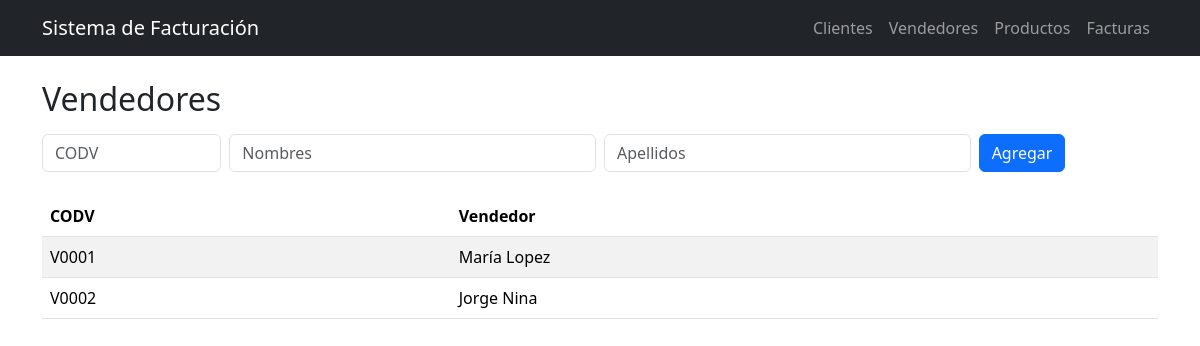
/vendedores, run on an earlier commit of the app's database.
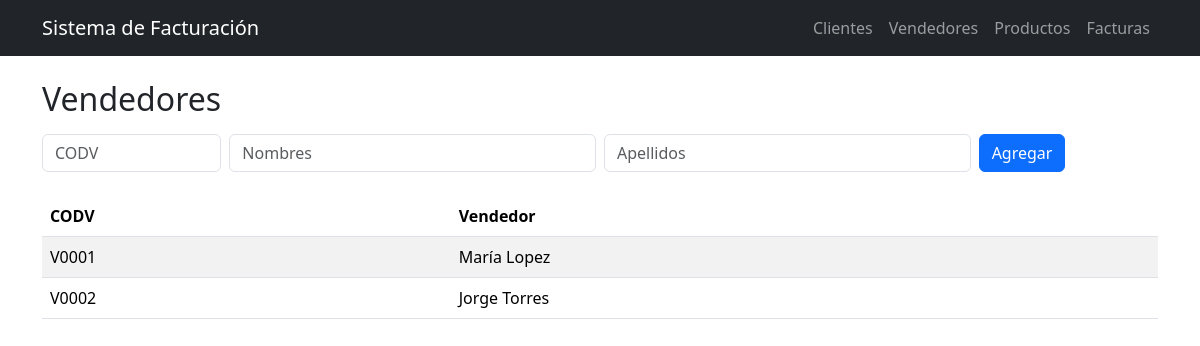
And on a later commit of the database.
### tables this page shows
CREATE TABLE VENDEDOR (
  CODV  CHAR(5) PRIMARY KEY,
  NOMB  VARCHAR(40),
  APEL  VARCHAR(40)
);

### app.py (the view)
@app.route("/vendedores")
def vendedores():
    db = get_db()
    rows = db.execute("SELECT * FROM VENDEDOR ORDER BY CODV").fetchall()
    return render_template("vendedores.html", rows=rows)

### app.py (called while the page is built)
def get_db():
    db = getattr(g, "_db", None)
    if db is None:
        need_init = not os.path.exists(DB_PATH)
        db = g._db = sqlite3.connect(DB_PATH)
        db.row_factory = sqlite3.Row
        db.execute("PRAGMA foreign_keys = ON")
        if need_init:
            with open(SCHEMA_PATH, "r", encoding="utf-8") as f:
                db.executescript(f.read())
            seed(db)
            db.commit()
    return db

### templates/vendedores.html
{% extends "base.html" %}
{% block content %}
<h2 class="mb-3">Vendedores</h2>
<form class="row g-2 mb-4" method="post" action="{{ url_for('vendedores_nuevo') }}">
  <div class="col-2"><input required name="CODV" placeholder="CODV" class="form-control"></div>
  <div class="col-4"><input name="NOMB" placeholder="Nombres" class="form-control"></div>
  <div class="col-4"><input name="APEL" placeholder="Apellidos" class="form-control"></div>
  <div class="col-2"><button class="btn btn-primary">Agregar</button></div>
</form>
<table class="table table-striped">
  <thead><tr><th>CODV</th><th>Vendedor</th></tr></thead>
  <tbody>
  {% for r in rows %}
    <tr><td>{{ r.CODV }}</td><td>{{ r.NOMB }} {{ r.APEL }}</td></tr>
  {% endfor %}
  </tbody>
</table>
{% endblock %}

What changed in the data, as far as the page shows it:
changed VENDEDOR "Jorge": APEL "Nina" → "Torres"
